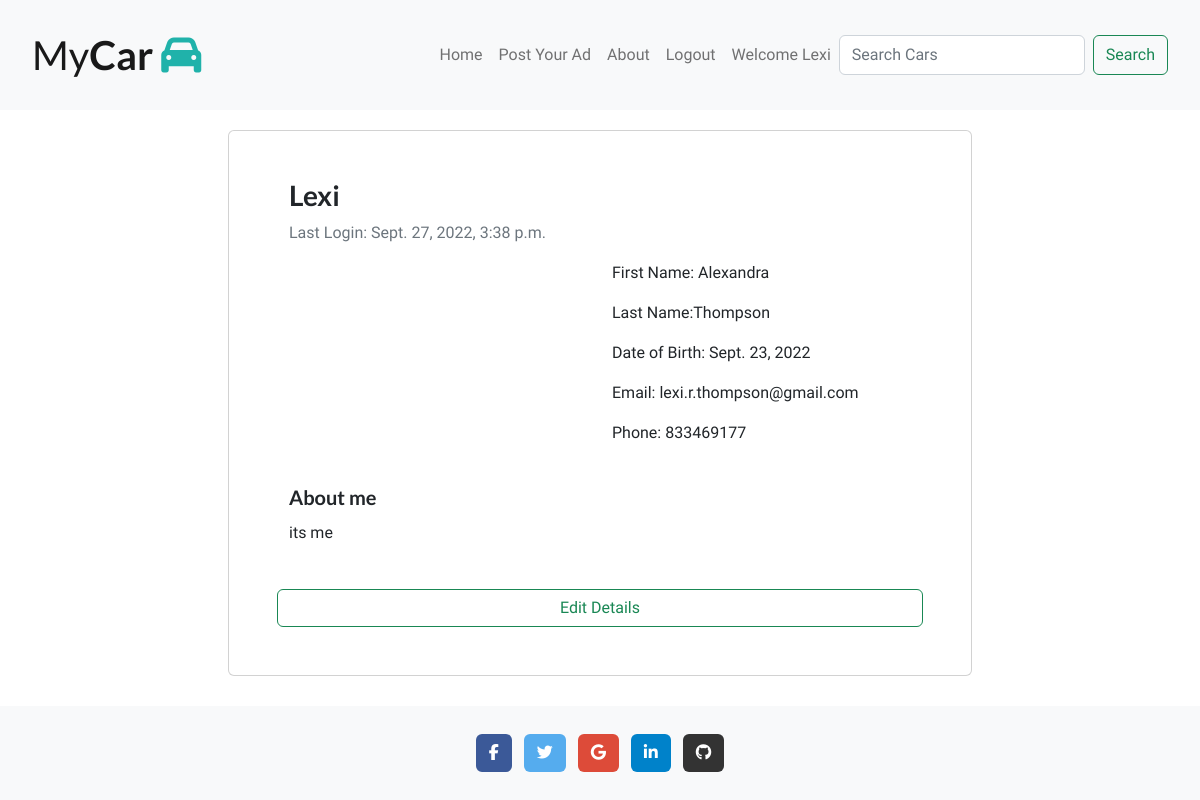
The app's page /user_profile (signed in) with its own data.
### user_profile/models.py (models this page shows, shortened)
class UserProfile(models.Model):
    user = models.OneToOneField(
        User, on_delete=models.CASCADE)
    first_name = models.CharField(max_length=100, unique=False, null=True)
    last_name = models.CharField(max_length=100, unique=False, null=True)
    email = models.EmailField(unique=True, null=True)
    date_of_birth = models.DateField(unique=False, null=True)
    phone = models.IntegerField(null=True)
    image = models.ImageField(null=True, default='/static/images/audi.jpeg')
    about_me = models.TextField(max_length=500, null=True)

### user_profile/views.py (the view)
# urls.py: path("user_profile", views.user_profile_page, name="user_profile"),
def user_profile_page(request):
    profile = UserProfile.objects.filter(user=request.user)[0]
    context = {
        'profile': profile
    }
    return render(request, 'user_profile/profile.html', context)

### templates/user_profile/profile.html
{% extends "base.html" %}
{% block content %}
{% load crispy_forms_tags %}
<div class="container col-md-8 card p-5 mb-3">
    <div class="container">
        <div class="row">
        <h3>{{ user.username | capfirst}}</h3>
        <p class="text-muted">Last Login: {{ user.last_login }}</p>
            <div class="col-lg">
                <p><img src=" {{ profile.image.url }}" class="img-fluid rounded image-hover" alt="">
            </div>
            <div class="col-lg">
                <p>First Name: {{ profile.first_name}}</p>
                <p>Last Name:{{ profile.last_name}}</p>
                <p>Date of Birth: {{ profile.date_of_birth}}</p>
                <p>Email: {{ profile.email }}</p>
                <p>Phone: {{ profile.phone }}</p>
            </div>
        </div>
        <div>
            <br>
            <h5>About me</h5>
            <p class="text-justify">{{ profile.about_me }}</p>
            <br>
        </div>
    </div>
    <a class=" btn btn-outline-success button" href="{% url 'edit_profile' user %}">Edit Details</a>
</div>
    {% endblock %}

### templates/base.html (shortened to what this page needs)
{% load static %}
<!DOCTYPE html>
<html lang="en">
<head>
    <link rel="stylesheet" href="https://cdnjs.cloudflare.com/ajax/libs/font-awesome/5.15.3/css/all.min.css">
    <link rel="stylesheet" href="https://cdn.jsdelivr.net/npm/bootstrap@5.2.0/dist/css/bootstrap.min.css"
>
    <link rel="stylesheet" href="{% static 'css/style.css' %}">
</head>
{% load active_link_tags %}
<body class="d-flex flex-column h-100 main-bg min-vh-100">
    <nav class="navbar navbar-expand-lg bg-light nav">
        <div class="container-fluid">
            <a class="navbar-brand brand-name" href="{% url 'home' %}">My<span class="mycar">Car</span>  <i class="fa-solid fa-car"></i></a>
            <div class="collapse navbar-collapse justify-content-end" id="navbarNav">
                <ul class="navbar-nav">
                    <li class="nav-item">
                        <a class="nav-link {% active_link 'home' '' %}" aria-current="page" href="{% url 'home' %}">Home</a>
                    </li>
                    <li class="nav-item">
                        <a class="nav-link {% active_link 'post_your_add' 'active' %}" aria-current="page" href="{% url 'post_your_add' %}" >Post Your Ad</a>
                    </li>
                    <li class="nav-item">
                        <a class="nav-link" aria-current="page" href="">About</a>
                    </li>
                    {% if user.is_authenticated %}
                    <li class="nav-item">
                        <a class="nav-link" aria-current="page" href="{% url 'logout' %}">Logout</a>
                    </li>
                    <li class="nav-item">
                        <a class="nav-link" aria-current="page" href="{% url 'user_profile' %}">Welcome
                            {{ user.username | title }}</a>
                    </li>
                    {% endif %}
                    <form class="d-flex " role="search" method="POST", action="{% url 'search_car' %}">
                        <input class="form-control me-2 title" type="search" placeholder="Search Cars" aria-label="Search" name="searched">
                        <button class="btn btn-outline-success button" type="submit">Search</button>
                      </form>
                </ul>
            </div>
        </div>
    </nav>
    <div class="container"> {% block content %}{% endblock content %}
    </div>
    <footer class="bg-light text-center text-white mt-4 mt-auto">
        <div class="container p-4 pb-0">
            <section class="mb-4">
                <a class="btn text-white btn-floating m-1 facebook"
                    href="https://www.facebook.com/" , target="_blank" role="button">
                    <i class="fab fa-facebook-f"></i>
                </a>
                <a class="btn text-white btn-floating m-1 twitter"
                    href="https://www.twitter.com/" , target="_blank" role="button">
                    <i class="fab fa-twitter"></i>
                </a>
                <a class="btn text-white btn-floating m-1 google"
                    href="https://www.google.com/" , target="_blank" role="button">
                    <i class="fab fa-google"></i>
                </a>
                <a class="btn text-white btn-floating m-1 linkedin"
                    href="https://www.linkedin.com/" , target="_blank" role="button">
                    <i class="fab fa-linkedin-in"></i>
                </a>
                <a class="btn text-white btn-floating m-1 github"
                    href="https://www.githum.io/" , target="_blank" role="button">
                    <i class="fab fa-github"></i>
                </a>
            </section>
        </div>
    </footer>
</body>
</html>

### static/css/style.css (style rules this page uses)
body { font-family: Maven Pro, sans-serif; }
h1, h2, h3, h5 { font-family: Lato, sans-serif; font-weight: bold; }
.nav { padding: 20px; margin-bottom: 20px; }
.brand-name { font-size: 2.5em; font-family: lato; }
.fa-car, .fa-handshake, .fa-key, .fa-edit, .fa-car-side { color: lightseagreen; }
.mycar { font-weight: 900; font-weight: bolder; }
.twitter { background-color: #55acee; }
.facebook { background-color: #3b5998 }
.google { background-color: #dd4b39; }
.linkedin { background-color: #0082ca; }
.github { background-color: #333333; }
.text-justify { text-align: justify; line-height: 2em; }

### records on screen
UserProfile: first_name "Alexandra", last_name "Thompson", date_of_birth "Sept. 23, 2022", email "lexi.r.thompson@gmail.com", phone "833469177", about_me "its me"

### other values on screen
{{ user.username | title }} "Lexi"
{{ user.username | capfirst }} "Lexi"
{{ user.last_login }} "Sept. 27, 2022, 3:38 p.m."
